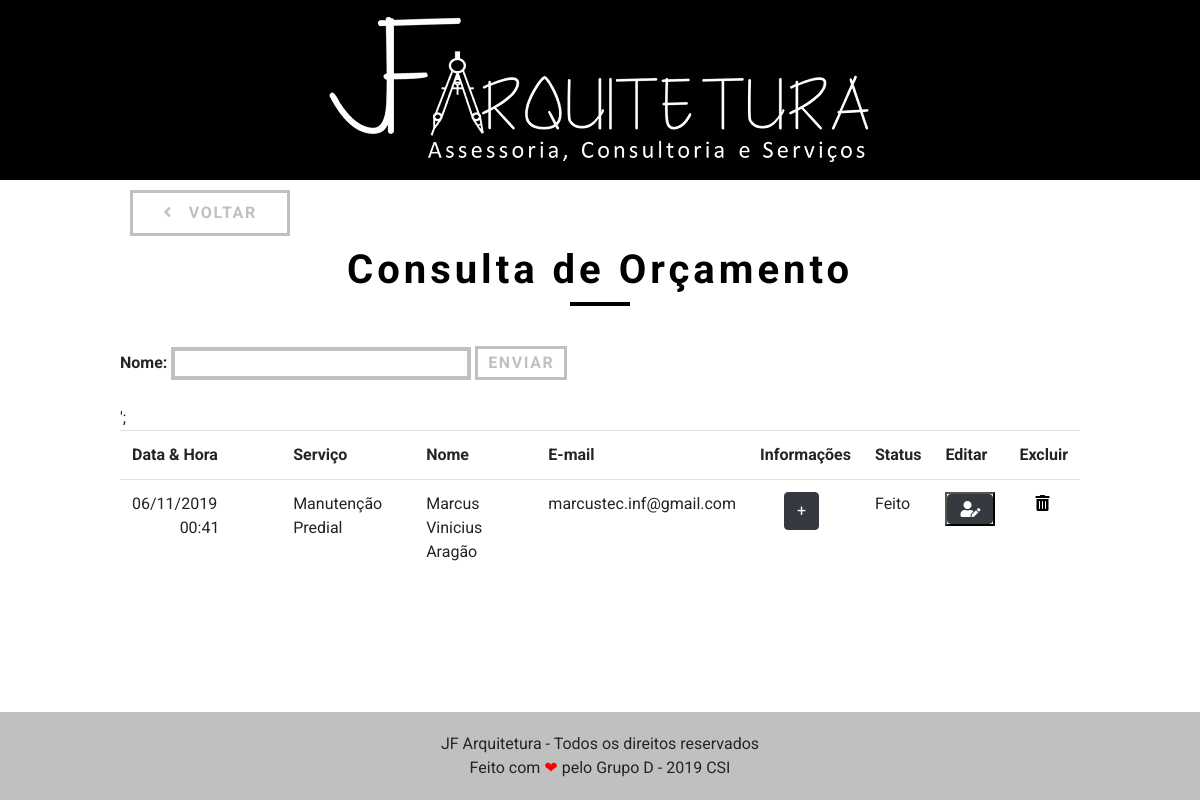
/consultar.php?nome=Marcus Vinicius Aragão, run on the app's committed database.
### tables this page shows
CREATE TABLE `orcamento` (
  `cod` int(11) NOT NULL,
  `tipo_id` int(11) NOT NULL,
  `nome_cli` varchar(255) NOT NULL,
  `nome_predio` varchar(255) NOT NULL,
  `email` varchar(255) NOT NULL,
  `andares` int(11) NOT NULL,
  `apart_salas` int(11) NOT NULL,
  `endereco` varchar(255) NOT NULL,
  `elevadores` int(11) DEFAULT NULL,
  `idade_pred` int(11) DEFAULT NULL,
  `telefone` char(12) NOT NULL,
  `cel` char(12) NOT NULL,
  `detalhes` varchar(255) DEFAULT NULL,
  `status` enum('Pendente','Feito') DEFAULT NULL,
  `data` timestamp NOT NULL DEFAULT CURRENT_TIMESTAMP ON UPDATE CURRENT_TIMESTAMP,
  `observacoes` varchar(900) DEFAULT NULL
);

CREATE TABLE `tipo` (
  `id` int(11) NOT NULL,
  `nome` varchar(100) NOT NULL
);

### consultar.php (the view, shortened to what this page needs)
<!DOCTYPE html>
<html lang="pt-br">
<head>
	<?php include 'imports.php';?>
</head>
<body>
	<?php include 'header.php'; ?>
	<section id="consultar">
		<div class="container_grid">
			<a class="botao grid-3" href="painel.php"><i class="fas fa-angle-left mr-3"></i>Voltar</a>
			<h1 class="titulo">Consulta de Orçamento</h1>
			<form class="mb-3">
				<label class="label_form font-weight-bold">Nome: </label>
				<input type="text" name="nome" class="input_form">
				<button type="submit" class="botao-enviar">Enviar</button>
			</form>
			<?php
			if(isset($_GET["nome"])) {
				$nome = $_GET["nome"];
		include_once 'conexao.php';
								$sql = "SELECT o.*, t.nome AS 'tipo_nome', DATE_FORMAT(`data`, '%d/%m/%Y &nbsp; &nbsp; &nbsp; &nbsp; &nbsp; &nbsp; &nbsp; &nbsp; &nbsp; &nbsp; &nbsp; &nbsp; %H:%i') as 'data'
												FROM orcamento o, tipo t
												WHERE o.tipo_id = t.id
												AND nome_cli like '{$nome}%'";
		$busca = mysqli_query($con, $sql);
		$totalRegistros = mysqli_num_rows($busca);
		if($totalRegistros > 0 ){?>
			<table class="table table-hover">
				<tr>
				<th scope="col">Data &amp; Hora</th>
					<th scope="col-lg-2">Serviço</th>
					<th scope="col-lg-2">Nome</th>
					<th scope="col-lg-2">E-mail</th>
					<th scope="col-lg-2">Informações</th>
					<th scope="col-lg-2">Status</th>
					<th scope="col-lg-2">Editar</th>
					<th scope="col-lg-2">Excluir</th>
				</tr>
				<?php
									while ($array = mysqli_fetch_array($busca)){
                                    $id = $array['cod'];
									$tipo_nome = $array['tipo_nome'];
									$nome_cli = $array['nome_cli'];
									$nome_predio = $array['nome_predio'];
									$email = $array ['email'];
									$telefone = $array['telefone'];
									$cel = $array['cel'];
									$data = $array['data'];
									$status = $array['status'];
									$and = $array['andares'];
									$apart = $array['apart_salas'];
									$elev = $array['elevadores'];
									$end = $array['endereco'];
									$idade_predio = $array['idade_pred'];
									$det = $array['detalhes'];
                                    $obs = $array['observacoes'];
								?>
				<tr>
				<td><?php echo $data; ?></td>
				<td><?php echo $tipo_nome; ?></td>
				<td><?php echo $nome_cli; ?></td>
				<td><?php echo $email; ?></td>
				<td>
					<button type="button" class="btn btn-dark ml-4" data-toggle="modal"  data-det="<?php echo $det ?>" data-idade="<?php echo $idade_predio ?>" data-elev="<?php echo $elev ?>" data-apart="<?php echo $apart ?>" data-and="<?php echo $and ?>" data-tipo="<?php echo $tipo_nome ?>" data-end="<?php echo $end ?>" data-target="#exampleModal" data-predio="<?php echo $nome_predio ?>" data-telefone="<?php echo $telefone ?>" data-celular="<?php echo $cel ?>" data-email="<?php echo $email ?>" data-whatever="<?php echo $nome_cli ?>">+</button>
				</td>
				<td><?php echo $status ?></td>
				<td>
				<button class="" data-cod="<?php echo $id ?>" data-obs="<?php echo $obs ?>" data-whatever="<?php echo $nome_cli ?>" data-target="#edit-modal" data-toggle="modal" style="color: black;">
				<i    class = " btn btn-dark fas fa-user-edit "></i>
				</button>
				</td>';
				<?php
				echo '<td>
				<a href="excluir.php" onclick="excluir({$row[0]})">
				<i style="color: black;" class="fas fa-trash-alt ml-3"></i>
				</a>
				</td>';
				echo '</tr>';
			 }
						}
			?>
				<?php	} ?>
			</table>
		</div>
	</section>
	<footer class="_footer">
		<p>JF Arquitetura - Todos os direitos reservados</p>
		<p>Feito com <span class="heart">❤</span> pelo Grupo D - 2019 CSI</p>
	</footer>
</body>
</html>

### css/grid.css (style rules this page uses)
*, *:before, *:after { -webkit-box-sizing: border-box; -moz-box-sizing: border-box; box-sizing: border-box; }
.container_grid { width: 960px; margin: 0 auto; padding: 0px; position: relative; }
.container_grid:after, .container_grid:before { content: " "; display: table; }
.container_grid:after { clear: both; }
.grid-1, .grid-2, .grid-3, .grid-4, .grid-5, .grid-6, .grid-7, .grid-8, .grid-9, .grid-10, .grid-11, .grid-12, .grid-13, .grid-14, .grid-15, .grid-16, .grid-1-3 { float: left; margin-left: 10px; margin-right: 10px; }
.grid-3 { width: 160px; }

### css/style.css (style rules this page uses)
* { margin: 0; padding: 0; box-sizing: border-box; font-family: "Roboto", sans-serif; }
a { text-decoration: none; }
.titulo { margin-top: 60px; margin-bottom: 40px; letter-spacing: 0.1em; text-align: center; font-size: 40px; color: #000; }
.titulo:after { content: ""; display: block; width: 60px; height: 2px; border: 2px solid #000; margin: 2px auto 15px auto; }
.botao { color: #c0c0c0; text-transform: uppercase; background: none; border: 3px solid #c0c0c0; padding: 10px 30px; font-style: 14px; line-height: 20px; letter-spacing: 0.1em; font-weight: bold; }
._footer { width: 100%; padding-bottom: 20px; background-color: #c0c0c0; box-sizing: border-box; }
._footer p:first-child { padding-top: 20px; }
._footer p { text-align: center; }
.heart { color: red; }

### consultar.php (style rules this page uses)
.botao { color: #c0c0c0; text-transform: uppercase; background: none; border: 3px solid #c0c0c0; padding: 10px 10px; font-style: 14px; letter-spacing: 0.1em; font-weight: bold; }
.botao-enviar { color: #c0c0c0; text-transform: uppercase; background: none; border: 3px solid #c0c0c0; padding: 2px 10px; letter-spacing: 0.1em; font-weight: bold; }
#consultar .botao { margin-top: 10px; outline: none; letter-spacing: 0.1em; }
#consultar a { text-align: center; font-size: 16px; }
#consultar .input_form { width: 300px; border: 4px solid #c0c0c0; background: none; padding: 2px 2px; margin-bottom: 10px; outline: none; font-size: 14px; }
._footer { position: fixed; bottom: 0; }

### data on the page
orcamento: data "06/11/2019 00:41", tipo.nome "Manutenção Predial", nome_cli "Marcus Vinicius Aragão", email "marcustec.inf@gmail.com", status "Feito"
